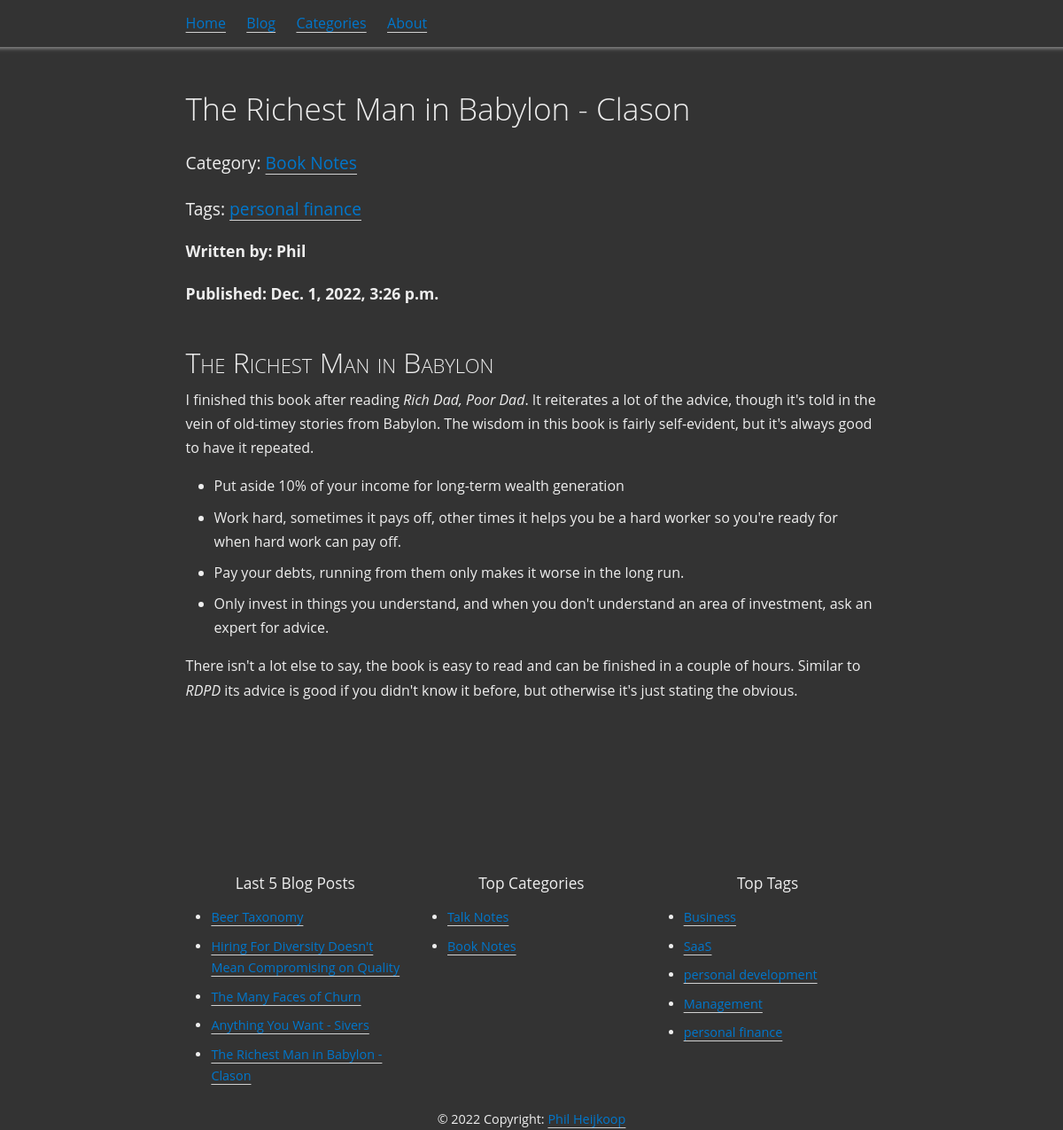
Page /blog/richest-man-in-babylon/ on the earlier database version.
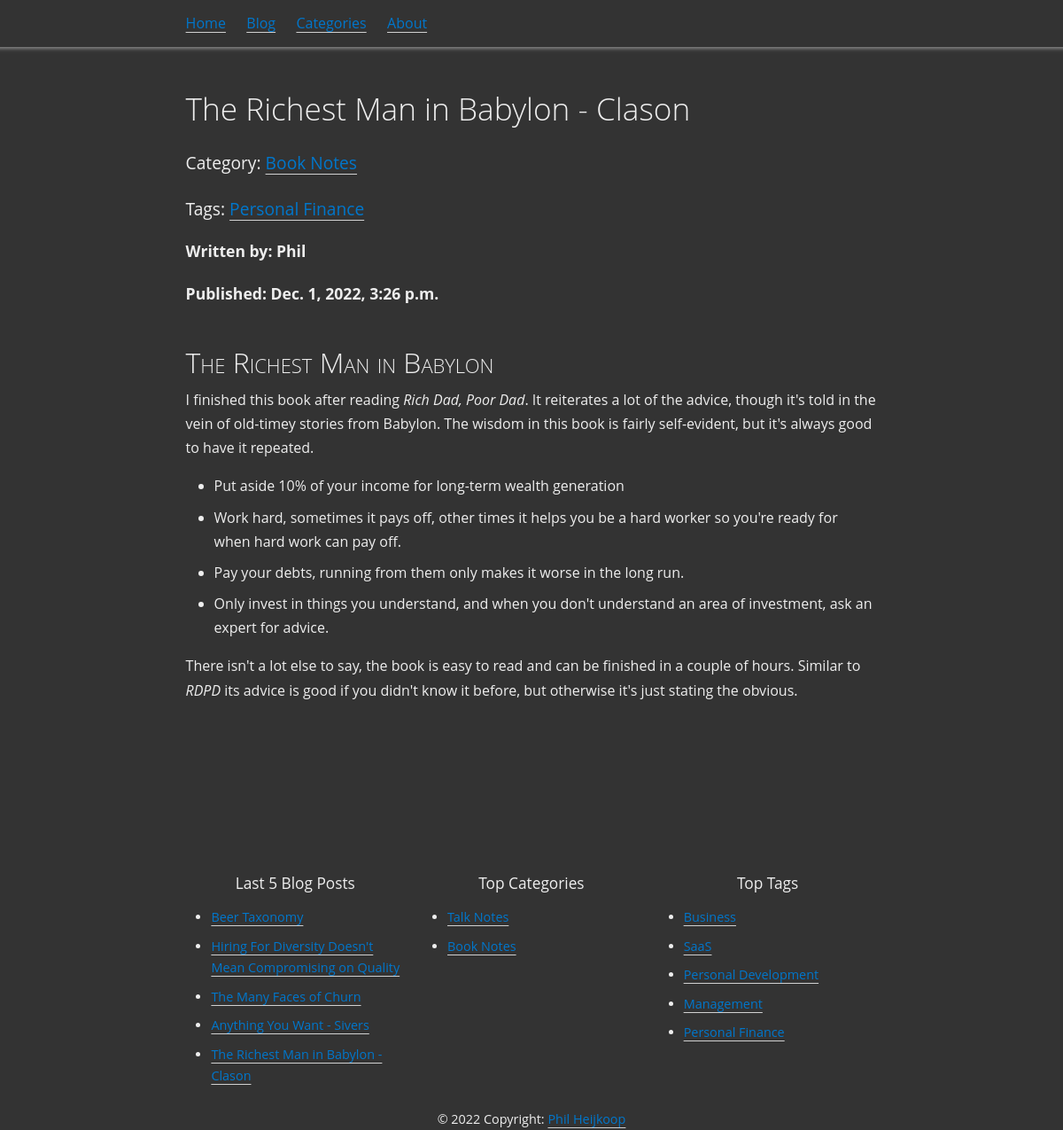
Same page on the later database version.
### blog/models.py (models this page shows)
class Tag(models.Model):
    name = models.CharField(max_length=255)
    def __str__(self):
        return self.name

### blog/views.py (the view)
# urls.py: path('blog/<slug>/', PostView.as_view(), name='post'),
class PostView(View, CommonContextMixin):
    template_name = "blog/post.html"
    def get(self, request, slug):
        post = Post.objects.get(slug=slug)
        context = self.get_context_data()
        context['post'] = post
        return render(request, self.template_name, context=context)

### blog/models.py (called while the page is built)
    def __str__(self):
        return self.name

### blog/templatetags/markdown_extras.py (called while the page is built)
@register.filter()
@stringfilter
def markdown(value):
    return md.markdown(value, extensions=['markdown.extensions.fenced_code'])

### blog/views.py (called while the page is built)
    def get_context_data(self, **kwargs):
        context = super().get_context_data(**kwargs)
        category_list = Category.objects.annotate(number_of_post=Count('post')).filter(number_of_post__gt=0).order_by('-number_of_post')[:5]
        tags = Tag.objects.annotate(number_of_post=Count('post')).filter(number_of_post__gt=0).order_by('-number_of_post')[:5]
        posts = Post.objects.filter(published=True).order_by('publish_date')[:5]
        context['top_categories'] = category_list
        context['top_tags'] = tags
        context['top_posts'] = posts
        return context

### templates/blog/post.html
{% extends 'base.html' %}
{% load markdown_extras %}
{% block content %}
<h1>{{ post.title }}</h1>
{% if post.category %} <h5>Category: <a href={% url 'categorypostlist' post.category %}>{{post.category}}</a></h5>{% endif %}
{% if post.tags.all %}<h5>Tags: {% for tag in post.tags.all %} <a href={% url 'tagpage' tag.name %}>{{tag.name}}</a>{% endfor %}</h5>{% endif %}
<h4>Written by: {{ post.author }}</h4>
<h4>Published: {{ post.publish_date }}</h4>
{{ post.raw_markdown | markdown | safe }}
{% endblock content %}

### templates/footer.html
<footer class="text-center">
    <div class="row">
        <div class="col-4">
          <h5>Last 5 Blog Posts</h5>
          <ul>
            {% for post in top_posts %}
            <li>
              <a href="{% url 'post' post.slug %}">{{post.title}}</a>
            </li>
            {% endfor %}
          </ul>
        </div>
        <div class="col-4">
          <h5>Top Categories</h5>
          <ul>
            {% for category in top_categories %}
            <li>
              <a href="{% url 'categorypostlist' category %}">{{category.name}}</a>
            </li>
            {% endfor %}
          </ul>
        </div>
        <div class="col-4">
          <h5>Top Tags</h5>
          <ul>
            {% for tag in top_tags %}
            <li>
              <a href="{% url 'tagpage' tag %}" >{{tag.name}}</a>
            </li>
            {% endfor %}
          </ul>
        </div>
    </div>
    <div class="col">
      © 2022 Copyright:
      <a href="{% url 'homepage' %}">Phil Heijkoop</a>
    </div>
  </footer>

Differences in the rows shown:
changed Tag: name "personal finance" → "Personal Finance"
changed Tag: name "personal development" → "Personal Development"
